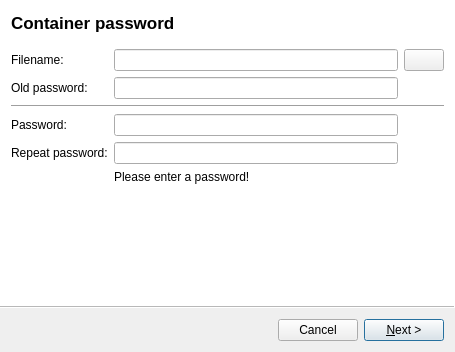
<?xml version="1.0" encoding="UTF-8"?>
<ui version="4.0">
 <class>WizardNewContainer</class>
 <widget class="QWizard" name="WizardNewContainer">
  <property name="geometry">
   <rect>
    <x>0</x>
    <y>0</y>
    <width>455</width>
    <height>352</height>
   </rect>
  </property>
  <property name="windowTitle">
   <string>Passwords wizard</string>
  </property>
  <property name="sizeGripEnabled">
   <bool>false</bool>
  </property>
  <property name="wizardStyle">
   <enum>QWizard::AeroStyle</enum>
  </property>
  <property name="options">
   <set>QWizard::CancelButtonOnLeft|QWizard::HelpButtonOnRight|QWizard::NoBackButtonOnStartPage|QWizard::NoDefaultButton</set>
  </property>
  <widget class="QWizardPage" name="wizardPage1">
   <property name="title">
    <string>Container password</string>
   </property>
   <layout class="QGridLayout" name="gridLayout">
    <item row="0" column="1">
     <widget class="QLineEdit" name="textFileName"/>
    </item>
    <item row="3" column="1">
     <widget class="QLineEdit" name="textPassword">
      <property name="echoMode">
       <enum>QLineEdit::Password</enum>
      </property>
     </widget>
    </item>
    <item row="3" column="0">
     <widget class="QLabel" name="label_2">
      <property name="text">
       <string>Password:</string>
      </property>
     </widget>
    </item>
    <item row="0" column="0">
     <widget class="QLabel" name="labelFilename">
      <property name="text">
       <string>Filename:</string>
      </property>
     </widget>
    </item>
    <item row="2" column="0" colspan="3">
     <widget class="Line" name="line_2">
      <property name="orientation">
       <enum>Qt::Horizontal</enum>
      </property>
     </widget>
    </item>
    <item row="4" column="0">
     <widget class="QLabel" name="label_3">
      <property name="text">
       <string>Repeat password:</string>
      </property>
     </widget>
    </item>
    <item row="4" column="1">
     <widget class="QLineEdit" name="textRepeatedPassword">
      <property name="echoMode">
       <enum>QLineEdit::Password</enum>
      </property>
     </widget>
    </item>
    <item row="0" column="2">
     <widget class="QPushButton" name="buttonSelectFile">
      <property name="text">
       <string/>
      </property>
      <property name="icon">
       <iconset resource="../../resources/resource.qrc">
        <normaloff>:/flags_color/icons_black/open_folder2_black.png</normaloff>:/flags_color/icons_black/open_folder2_black.png</iconset>
      </property>
     </widget>
    </item>
    <item row="5" column="1">
     <widget class="QLabel" name="labelPasswordSafety">
      <property name="text">
       <string>Please enter a password!</string>
      </property>
      <property name="wordWrap">
       <bool>true</bool>
      </property>
     </widget>
    </item>
    <item row="1" column="1">
     <widget class="QLineEdit" name="textOldPassword">
      <property name="echoMode">
       <enum>QLineEdit::Password</enum>
      </property>
     </widget>
    </item>
    <item row="1" column="0">
     <widget class="QLabel" name="labelOldPassword">
      <property name="text">
       <string>Old password:</string>
      </property>
     </widget>
    </item>
    <item row="6" column="1">
     <widget class="QLabel" name="labelStatus">
      <property name="text">
       <string/>
      </property>
     </widget>
    </item>
   </layout>
  </widget>
  <widget class="QWizardPage" name="wizardPage2">
   <property name="title">
    <string>Password hashing settings</string>
   </property>
   <property name="subTitle">
    <string/>
   </property>
   <layout class="QGridLayout" name="gridLayout_2">
    <item row="0" column="0">
     <widget class="QLabel" name="label_4">
      <property name="text">
       <string>Iteration cost:</string>
      </property>
     </widget>
    </item>
    <item row="2" column="0">
     <widget class="QLabel" name="label_6">
      <property name="text">
       <string>Lanes:</string>
      </property>
     </widget>
    </item>
    <item row="1" column="0">
     <widget class="QLabel" name="label_5">
      <property name="text">
       <string>Memory cost [kB]:</string>
      </property>
     </widget>
    </item>
    <item row="1" column="1" colspan="2">
     <widget class="QSpinBox" name="spinMemoryCost">
      <property name="whatsThis">
       <string>&lt;html&gt;&lt;head/&gt;&lt;body&gt;&lt;p&gt;How many RAM should the algorithm use.&lt;br/&gt;How many free RAM do you have in your system?&lt;/p&gt;&lt;/body&gt;&lt;/html&gt;</string>
      </property>
      <property name="minimum">
       <number>32</number>
      </property>
      <property name="maximum">
       <number>999999999</number>
      </property>
      <property name="singleStep">
       <number>8</number>
      </property>
      <property name="value">
       <number>1024</number>
      </property>
     </widget>
    </item>
    <item row="2" column="1" colspan="2">
     <widget class="QSpinBox" name="spinLanes">
      <property name="whatsThis">
       <string>&lt;html&gt;&lt;head/&gt;&lt;body&gt;&lt;p&gt;Do you have a multi core processor?&lt;br/&gt;Set this value to the number of cores.&lt;/p&gt;&lt;/body&gt;&lt;/html&gt;</string>
      </property>
      <property name="minimum">
       <number>1</number>
      </property>
      <property name="maximum">
       <number>99999</number>
      </property>
      <property name="value">
       <number>2</number>
      </property>
     </widget>
    </item>
    <item row="0" column="1" colspan="2">
     <widget class="QSpinBox" name="spinIterationCost">
      <property name="whatsThis">
       <string>&lt;html&gt;&lt;head/&gt;&lt;body&gt;&lt;p&gt;How many iterations should the algorithm do. &lt;br/&gt;If you have a strong CPU you can set this value high.&lt;/p&gt;&lt;/body&gt;&lt;/html&gt;</string>
      </property>
      <property name="minimum">
       <number>1</number>
      </property>
      <property name="maximum">
       <number>99999999</number>
      </property>
      <property name="value">
       <number>8</number>
      </property>
     </widget>
    </item>
    <item row="5" column="2">
     <widget class="QPushButton" name="buttonTestArgon">
      <property name="text">
       <string>Test</string>
      </property>
     </widget>
    </item>
    <item row="5" column="0" colspan="2">
     <widget class="QProgressBar" name="progressBar">
      <property name="maximum">
       <number>5000</number>
      </property>
      <property name="value">
       <number>0</number>
      </property>
      <property name="alignment">
       <set>Qt::AlignCenter</set>
      </property>
      <property name="format">
       <string>%v ms</string>
      </property>
     </widget>
    </item>
    <item row="4" column="0" colspan="3">
     <widget class="QLabel" name="label_8">
      <property name="text">
       <string>&lt;html&gt;&lt;head/&gt;&lt;body&gt;&lt;p align=&quot;justify&quot;&gt;Necessary time to calculate your encryption key depending on the taken settings. More calculation time is safer against dictionary and brute force attacks. On the other hand it will also take more time to open your password container. A good value is between &lt;span style=&quot; font-weight:600;&quot;&gt;500ms and 2000ms&lt;/span&gt;. This time will decrease if you have got a more powerful CPU.&lt;/p&gt;&lt;/body&gt;&lt;/html&gt;</string>
      </property>
      <property name="textFormat">
       <enum>Qt::RichText</enum>
      </property>
      <property name="scaledContents">
       <bool>false</bool>
      </property>
      <property name="wordWrap">
       <bool>true</bool>
      </property>
     </widget>
    </item>
    <item row="3" column="0" colspan="3">
     <widget class="Line" name="line">
      <property name="orientation">
       <enum>Qt::Horizontal</enum>
      </property>
     </widget>
    </item>
   </layout>
  </widget>
 </widget>
 <tabstops>
  <tabstop>textOldPassword</tabstop>
  <tabstop>textPassword</tabstop>
  <tabstop>textRepeatedPassword</tabstop>
  <tabstop>buttonSelectFile</tabstop>
  <tabstop>textFileName</tabstop>
  <tabstop>spinLanes</tabstop>
  <tabstop>spinIterationCost</tabstop>
  <tabstop>buttonTestArgon</tabstop>
  <tabstop>spinMemoryCost</tabstop>
 </tabstops>
 <resources>
  <include location="../../resources/resource.qrc"/>
 </resources>
 <connections/>
</ui>
